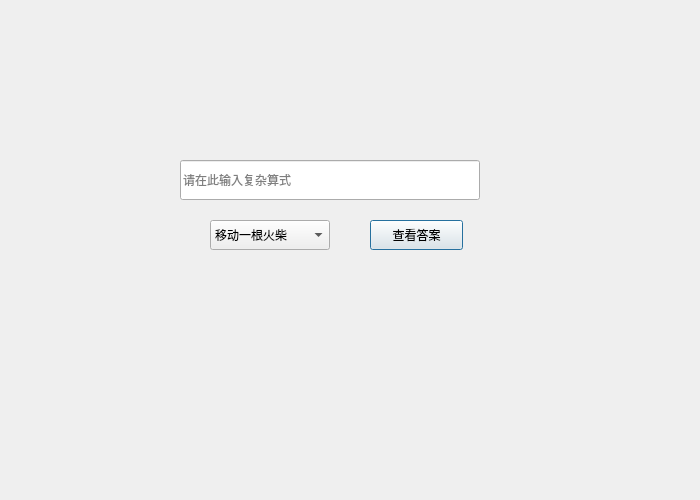
<?xml version="1.0" encoding="UTF-8"?>
<ui version="4.0">
 <class>Dialog</class>
 <widget class="QDialog" name="Dialog">
  <property name="geometry">
   <rect>
    <x>0</x>
    <y>0</y>
    <width>700</width>
    <height>500</height>
   </rect>
  </property>
  <property name="windowTitle">
   <string>Dialog</string>
  </property>
  <widget class="QLineEdit" name="lineEdit">
   <property name="geometry">
    <rect>
     <x>180</x>
     <y>160</y>
     <width>300</width>
     <height>40</height>
    </rect>
   </property>
   <property name="placeholderText">
    <string>请在此输入复杂算式</string>
   </property>
  </widget>
  <widget class="QLabel" name="label">
   <property name="geometry">
    <rect>
     <x>180</x>
     <y>-20</y>
     <width>300</width>
     <height>150</height>
    </rect>
   </property>
   <property name="text">
    <string/>
   </property>
  </widget>
  <widget class="QPushButton" name="pushButton">
   <property name="geometry">
    <rect>
     <x>370</x>
     <y>220</y>
     <width>93</width>
     <height>30</height>
    </rect>
   </property>
   <property name="text">
    <string>查看答案</string>
   </property>
  </widget>
  <widget class="QLabel" name="label_2">
   <property name="geometry">
    <rect>
     <x>80</x>
     <y>290</y>
     <width>500</width>
     <height>200</height>
    </rect>
   </property>
   <property name="text">
    <string/>
   </property>
  </widget>
  <widget class="QComboBox" name="comboBox">
   <property name="geometry">
    <rect>
     <x>210</x>
     <y>220</y>
     <width>120</width>
     <height>30</height>
    </rect>
   </property>
   <item>
    <property name="text">
     <string>移动一根火柴</string>
    </property>
   </item>
   <item>
    <property name="text">
     <string>移动两根火柴</string>
    </property>
   </item>
   <item>
    <property name="text">
     <string>等式变新等式</string>
    </property>
   </item>
  </widget>
 </widget>
 <resources/>
 <connections/>
</ui>
